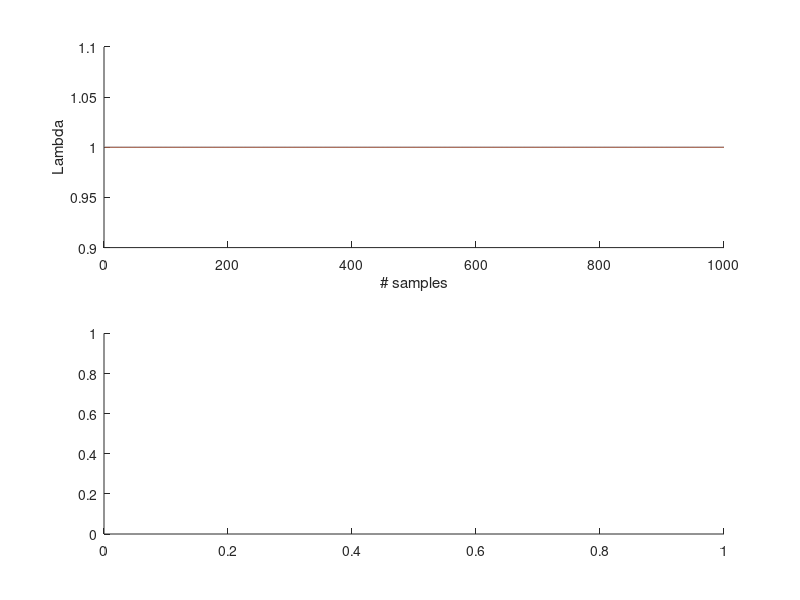

MATLAB code for this plot: (Note: this script raises an error after producing the figure.)
clc; clear all;

try
    load('MT_TD_Chain_Processed.mat');
    fprintf('Plotting MT noise hyperparameter \n')
    image_name = 'MT_noise_image';
    inversion_flag = 0;
catch
    try
        load('DC_TD_Chain_Processed.mat');
        fprintf('Plotting DC noise hyperparameter \n')
        image_name = 'DC_noise_image';
        inversion_flag = 1;
    catch
        load('MT_DC_TD_Chain_Processed.mat');
        fprintf('Plotting MT+DC noise hyperparameter \n')
        image_name = 'MT_noise_image';
        inversion_flag = 2;
    end
end

figure
subplot(2,1,1)
hold on
for j = 1:CData.nChains_atT1
    if inversion_flag == 2
        plot(1:size(sigma,1), sigma(:,j,1), '-k'); % set(gca,'XScale','log'); % axis([0 length(Samples.misfit) 0 10]);
        plot(1:size(sigma,1), sigma(:,j,2), '-r')
    else
        plot(1:size(sigma,1), sigma(:,j), '-')
    end
end
xlabel('# samples')
ylabel('Lambda')

subplot(2,1,2)
hold on
temp = sigma(:,:,1);
histogram(temp(:),'Normalization','pdf')
% temp = sigma(:,:,2);
% histogram(temp(:),'Normalization','pdf')
xlabel('Lambda')
ylabel('p(lambda)')
if inversion_flag == 2
% legend ('MT','DCR')
end
f=gcf;
print(f,image_name,'-djpeg',['-r',num2str(600)]);
